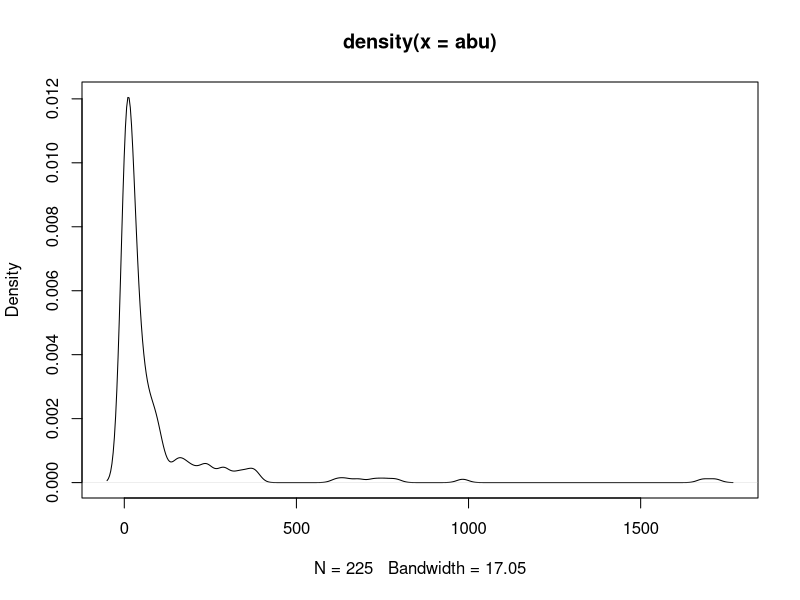

Here is the R script that generated this plot: (Note: this script raises an error after producing the figure.)
## ---- chunk 1
knitr::opts_chunk$set(echo = TRUE)
## ---- chunk 2
library(vegan)
data(BCI)
data("BCI.env")
## UTM Coordinates (in metres)
BCI_xy = data.frame(x = rep(seq(625754, 626654, by=100), each=5), 
                    y = rep(seq(1011569,  1011969, by=100), len=50))
?BCI
## ---- chunk 3
?BCI
abu <- colSums(BCI)
plot(density(abu))
quantile(abu)
bci_rare = BCI[ , abu <= 25]
bci_comm = BCI[ , abu > 25]
plot()
BCI
## ---- chunk 4
## compute bray curtis distance for the community matrix - common species
comm_dist.comm = vegdist(bci_comm)
plot(xy_dist, comm_dist.comm)
abline(lm(comm_dist.comm ~ xy_dist), lwd=3, col='red')
lines(lowess(xy_dist, comm_dist.comm), lwd=3, col='pink')
abline(v = max_dist, col='red', lwd=3, lty=2)

#mantel Test
comm_mantel = mantel(xy_dist, comm_dist.comm)
comm_mantel

## compute bray curtis distance for the community matrix - rare species
comm_dist.rare = vegdist(bci_rare)
plot(xy_dist, comm_dist.rare)
abline(lm(comm_dist.rare ~ xy_dist), lwd=3, col='red')
lines(lowess(xy_dist, comm_dist.rare), lwd=3, col='pink')
abline(v = max_dist, col='red', lwd=3, lty=2)

#mantel Test
comm_mantel.rare = mantel(xy_dist, comm_dist.rare)
comm_mantel.rare
## ---- chunk 5
## modeling common species
library(nlme)
Abundance = apply(BCI, 1, function(x) sum(x > 0))

abundance_dat = data.frame(sr, BCI.env, BCI_xy)

abundance_lm = gls(Drypetes.standleyi ~ Cordia.lasiocalyx+Hirtella.triandra+Picramnia.latifolia+Quassia.amara+Tabernaemontana.arborea+Trattinnickia.aspera+Xylopia.macrantha,data=BCI )

par(mfrow=c(1,1))
plot(Variogram(abundance_lm))
summary(abundance_lm)

res = residuals(abundance_lm)
plot(dist(abundance_dat[, c('x', 'y')]), dist(res))
lines(lowess(dist(abundance_dat[, c('x', 'y')]), dist(res)), col='red', lwd=2)
abline(v = max_dist, col='red', lwd=3, lty=2)

abu_exp = update(abundance_lm, corr=corExp(form= ~x + y))
plot(Variogram(abu_exp, maxDist = max_dist))


## ---- chunk 6
abundance_lm.1 = gls(Drypetes.standleyi ~ Xylopia.macrantha,data=BCI )

par(mfrow=c(1,1))
plot(Variogram(abundance_lm.1))
summary(abundance_lm.1)

res = residuals(abundance_lm.1)
plot(dist(abundance_dat[, c('x', 'y')]), dist(res))
lines(lowess(dist(abundance_dat[, c('x', 'y')]), dist(res)), col='red', lwd=2)
abline(v = max_dist, col='red', lwd=3, lty=2)
